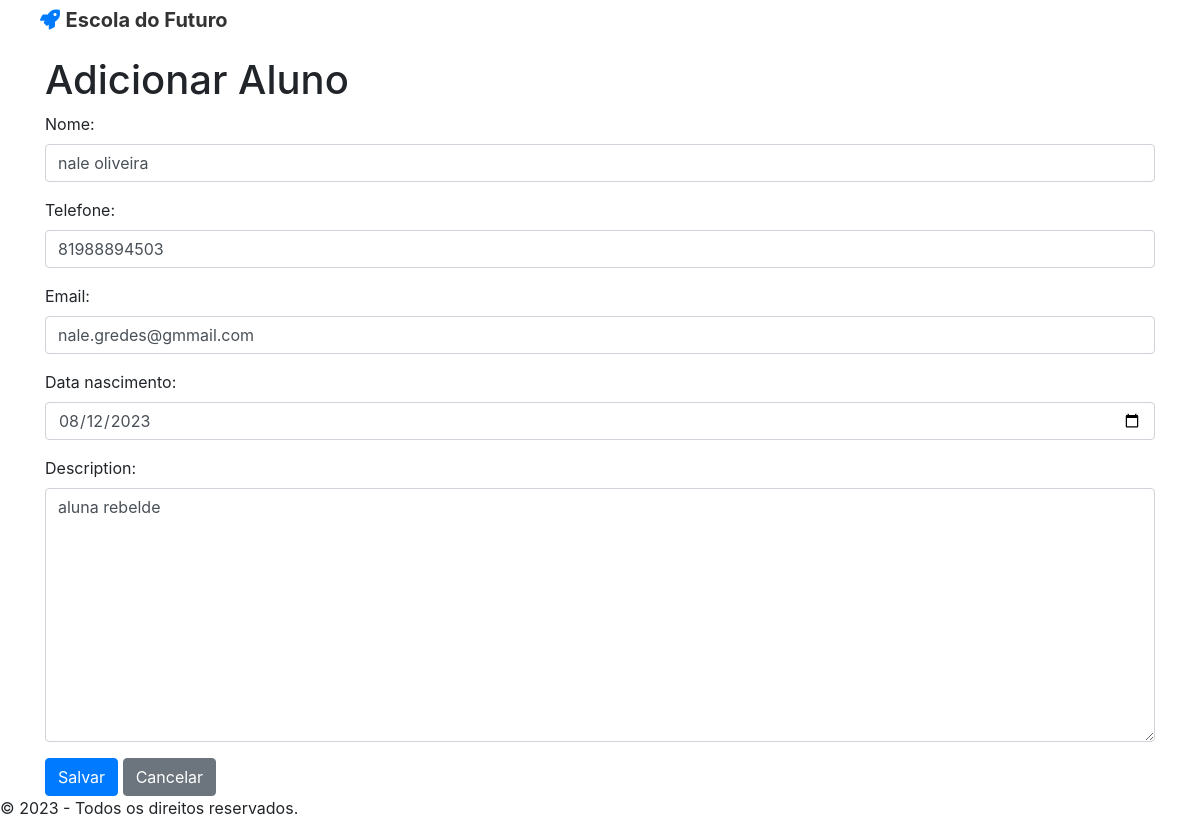
Page /aluno/6/update/ on the committed database.
### main/models.py (models this page shows, shortened)
class Aluno(models.Model):
    nome = models.CharField(max_length=254)
    telefone = models.CharField(null = True,blank=True,max_length=15)
    email = models.EmailField()
    data_nascimento = models.DateField()
    description = models.TextField()
    created_at = models.DateTimeField(auto_now_add=True)
    updated_at = models.DateTimeField(auto_now=True)
    user = models.ForeignKey(get_user_model(),on_delete=models.CASCADE)

### main/views.py (the view)
# urls.py: path('aluno/<int:pk>/update/', AlunoUpdateView.as_view(), name='aluno-update'),
class AlunoUpdateView(UpdateView):
    model = Aluno
    form_class = AlunoForm
    template_name = 'main/aluno_form.html'
    success_url = reverse_lazy('aluno-list')

### main/forms.py
class AlunoForm(forms.ModelForm):
    telefone = forms.CharField(widget=forms.TextInput(attrs={'minlength':'15', 'maxlength':'15', 'onkeyup': 'handlePhone(event)'}))
    data_nascimento = forms.DateField(
        widget=forms.TextInput(
        attrs={'type':'date'}
        )
    )
    class Meta:
        model = Aluno
        fields = ['nome', 'telefone', 'email', 'data_nascimento', 'description']
    def __init__(self, *args, **kwargs):
        super().__init__(*args, **kwargs)
        self.fields['nome'].widget.attrs.update({'class': 'form-control'})
        self.fields['telefone'].widget.attrs.update({'class': 'form-control'})
        self.fields['email'].widget.attrs.update({'class': 'form-control'})
        self.fields['data_nascimento'].widget.attrs.update({'class': 'form-control'})
        self.fields['description'].widget.attrs.update({'class': 'form-control'})

### main/templates/main/aluno_form.html (shortened to what this page needs)
{% extends 'base.html' %}
{% block content %}
  <div class="container">
    <h1>Adicionar Aluno</h1>
    <form method="post">
      {{ form.as_p }}
      <button type="submit" class="btn btn-primary">Salvar</button>
      <a href="{% url 'aluno-lista' %}" class="btn btn-secondary">Cancelar</a>
    </form>
  </div>
{% endblock %}

### rows in the picture
Aluno: nome "nale oliveira", telefone "81988894503", email "nale.gredes@gmmail.com", data_nascimento "08/12/2023", description "aluna rebelde"
